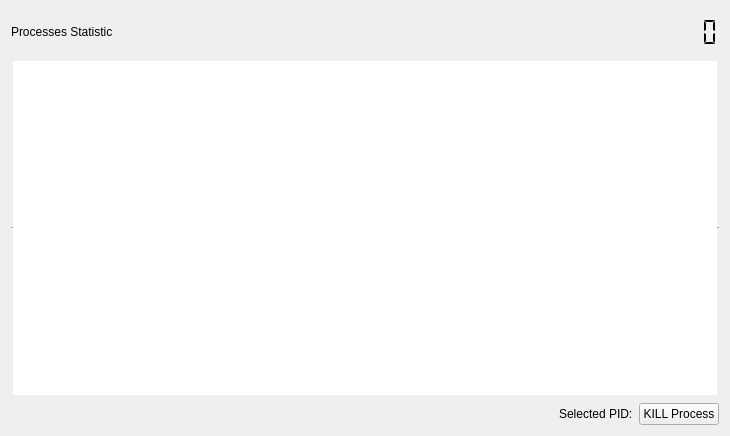
<?xml version="1.0" encoding="UTF-8"?>
<ui version="4.0">
 <class>processForm</class>
 <widget class="QWidget" name="processForm">
  <property name="geometry">
   <rect>
    <x>0</x>
    <y>0</y>
    <width>730</width>
    <height>436</height>
   </rect>
  </property>
  <property name="windowTitle">
   <string>Form</string>
  </property>
  <layout class="QVBoxLayout" name="verticalLayout_2" stretch="1,8,1">
   <item>
    <layout class="QHBoxLayout" name="horizontalLayout">
     <property name="spacing">
      <number>0</number>
     </property>
     <item alignment="Qt::AlignRight">
      <widget class="QLabel" name="label">
       <property name="sizePolicy">
        <sizepolicy hsizetype="Preferred" vsizetype="Expanding">
         <horstretch>0</horstretch>
         <verstretch>0</verstretch>
        </sizepolicy>
       </property>
       <property name="text">
        <string>Processes Statistic</string>
       </property>
      </widget>
     </item>
     <item>
      <spacer name="horizontalSpacer">
       <property name="orientation">
        <enum>Qt::Horizontal</enum>
       </property>
       <property name="sizeHint" stdset="0">
        <size>
         <width>40</width>
         <height>20</height>
        </size>
       </property>
      </spacer>
     </item>
     <item>
      <widget class="QLCDNumber" name="lcdProcess">
       <property name="sizePolicy">
        <sizepolicy hsizetype="Minimum" vsizetype="Expanding">
         <horstretch>0</horstretch>
         <verstretch>0</verstretch>
        </sizepolicy>
       </property>
       <property name="frameShape">
        <enum>QFrame::NoFrame</enum>
       </property>
       <property name="frameShadow">
        <enum>QFrame::Plain</enum>
       </property>
       <property name="digitCount">
        <number>3</number>
       </property>
       <property name="segmentStyle">
        <enum>QLCDNumber::Flat</enum>
       </property>
      </widget>
     </item>
    </layout>
   </item>
   <item>
    <layout class="QVBoxLayout" name="verticalLayout">
     <item>
      <widget class="QTableView" name="processTable">
       <property name="sizePolicy">
        <sizepolicy hsizetype="Minimum" vsizetype="Minimum">
         <horstretch>0</horstretch>
         <verstretch>0</verstretch>
        </sizepolicy>
       </property>
       <property name="frameShape">
        <enum>QFrame::HLine</enum>
       </property>
       <property name="dragDropOverwriteMode">
        <bool>false</bool>
       </property>
       <property name="selectionMode">
        <enum>QAbstractItemView::SingleSelection</enum>
       </property>
       <property name="selectionBehavior">
        <enum>QAbstractItemView::SelectRows</enum>
       </property>
       <property name="gridStyle">
        <enum>Qt::SolidLine</enum>
       </property>
       <property name="sortingEnabled">
        <bool>true</bool>
       </property>
      </widget>
     </item>
    </layout>
   </item>
   <item>
    <layout class="QHBoxLayout" name="horizontalLayout_2">
     <item>
      <spacer name="horizontalSpacer_2">
       <property name="orientation">
        <enum>Qt::Horizontal</enum>
       </property>
       <property name="sizeHint" stdset="0">
        <size>
         <width>40</width>
         <height>20</height>
        </size>
       </property>
      </spacer>
     </item>
     <item>
      <widget class="QLabel" name="labelPID">
       <property name="text">
        <string>Selected PID:</string>
       </property>
      </widget>
     </item>
     <item>
      <widget class="QPushButton" name="btnKillProcess">
       <property name="text">
        <string>KILL Process</string>
       </property>
      </widget>
     </item>
    </layout>
   </item>
  </layout>
 </widget>
 <resources/>
 <connections>
  <connection>
   <sender>processTable</sender>
   <signal>clicked(QModelIndex)</signal>
   <receiver>processForm</receiver>
   <slot>selectProcess(QModelIndex)</slot>
   <hints>
    <hint type="sourcelabel">
     <x>320</x>
     <y>221</y>
    </hint>
    <hint type="destinationlabel">
     <x>282</x>
     <y>571</y>
    </hint>
   </hints>
  </connection>
  <connection>
   <sender>btnKillProcess</sender>
   <signal>clicked()</signal>
   <receiver>processForm</receiver>
   <slot>killProcess()</slot>
   <hints>
    <hint type="sourcelabel">
     <x>656</x>
     <y>409</y>
    </hint>
    <hint type="destinationlabel">
     <x>700</x>
     <y>567</y>
    </hint>
   </hints>
  </connection>
 </connections>
 <slots>
  <slot>selectProcess(QModelIndex)</slot>
  <slot>killProcess()</slot>
 </slots>
</ui>
